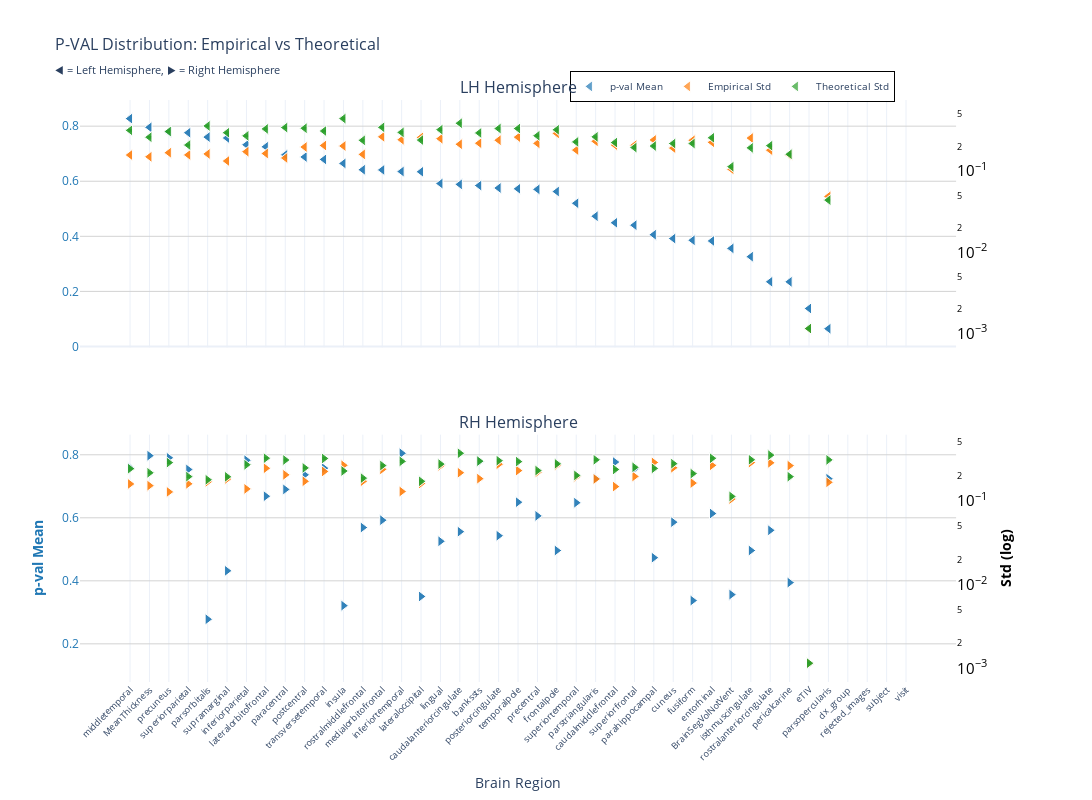
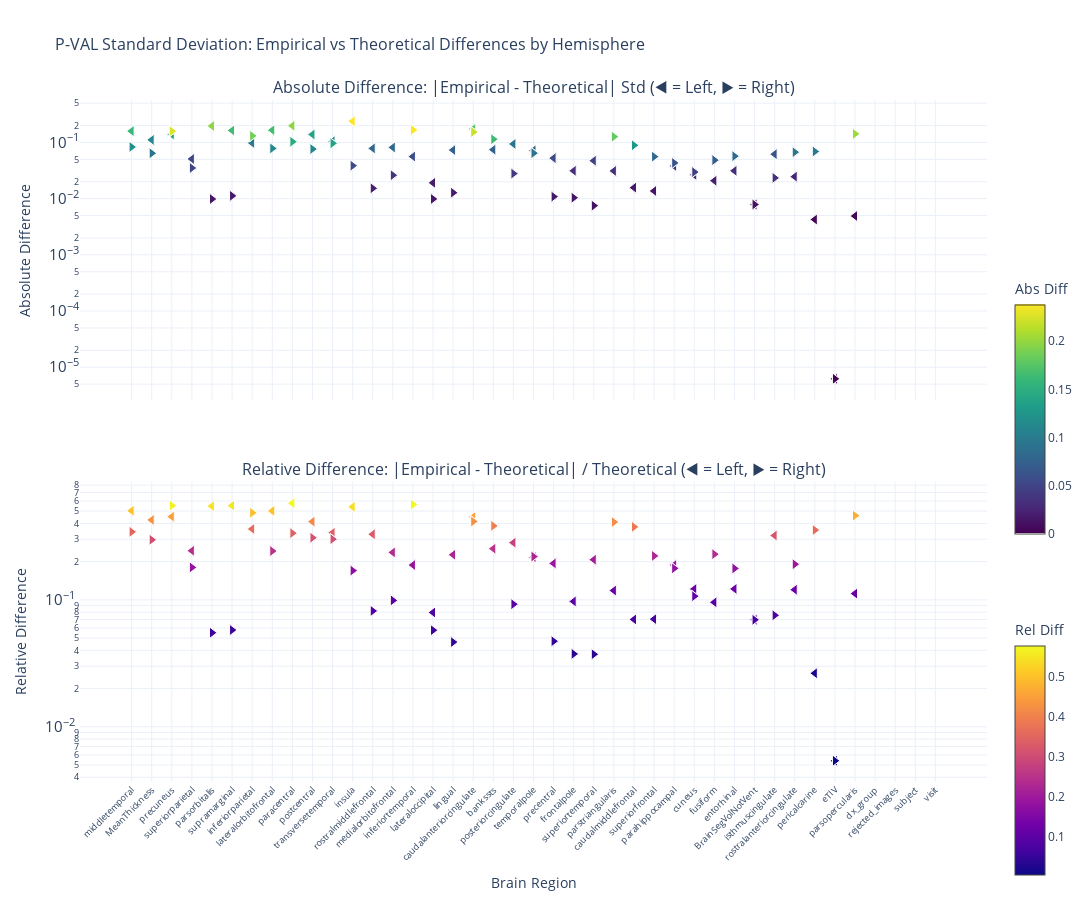

The notebook cell saved with these charts, in order:
### Markdown cell above
### p-value

### Code cell
nu_nav = df_navr[(df_navr["study"] == "longitudinal") & (df_navr["group"] == "HC-PD")]
data_path = stats_dir / f"ancova_longitudinal_{METRIC}.parquet"
df, stats = get_test_stats(
    data_path, stat_functions_F, nu_nav, hemisphere=True, study="longitudinal"
)
show_figure(
    stats, hemisphere=True, stat_name="p-val", study="longitudinal", metric=METRIC
)

### Figure 1 — Plotly figure (JSON) as saved in the notebook; plotly's stock layout.template omitted (floating-point values rounded to 4 significant figures)
{"data": [{"hovertemplate": "<b>%{x}</b><br>Mean p-val: %{y:.2f}<br><extra></extra>", "legendgroup": "mean", "marker": {"color": "#1f77b4", "line": {"color": "white", "width": 1}, "opacity": 0.7, "size": 10, "symbol": "triangle-left"}, "mode": "markers", "name": "p-val Mean", "showlegend": true, "type": "scatter", "x": ["middletemporal", "middletemporal", "MeanThickness", "MeanThickness", "precuneus", "precuneus", "superiorparietal", "superiorparietal", "parsorbitalis", "parsorbitalis", "supramarginal", "supramarginal", "inferiorparietal", "inferiorparietal", "lateralorbitofrontal", "lateralorbitofrontal", "paracentral", "paracentral", "postcentral", "postcentral", "transversetemporal", "transversetemporal", "insula", "insula", "rostralmiddlefrontal", "rostralmiddlefrontal", "medialorbitofrontal", "medialorbitofrontal", "inferiortemporal", "inferiortemporal", "lateraloccipital", "lateraloccipital", "lingual", "lingual", "caudalanteriorcingulate", "caudalanteriorcingulate", "bankssts", "bankssts", "posteriorcingulate", "posteriorcingulate", "temporalpole", "temporalpole", "precentral", "precentral", "frontalpole", "frontalpole", "superiortemporal", "superiortemporal", "parstriangularis", "parstriangularis", "caudalmiddlefrontal", "caudalmiddlefrontal", "superiorfrontal", "superiorfrontal", "parahippocampal", "parahippocampal", "cuneus", "cuneus", "fusiform", "fusiform", "entorhinal", "entorhinal", "BrainSegVolNotVent", "BrainSegVolNotVent", "isthmuscingulate", "isthmuscingulate", "rostralanteriorcingulate", "rostralanteriorcingulate", "pericalcarine", "pericalcarine", "eTIV", "eTIV", "parsopercularis", "parsopercularis", "dx_group", "rejected_images", "subject", "visit"], "xaxis": "x", "y": [0.8274, 0.8274, 0.7958, 0.7958, 0.779, 0.779, 0.7762, 0.7762, 0.7603, 0.7603, 0.757, 0.757, 0.7324, 0.7324, 0.7251, 0.7251, 0.6958, 0.6958, 0.6881, 0.6881, 0.6792, 0.6792, 0.6647, 0.6647, 0.6417, 0.6417, 0.6411, 0.6411, 0.6352, 0.6352, 0.6344, 0.6344, 0.5916, 0.5916, 0.5886, 0.5886, 0.5844, 0.5844, 0.5754, 0.5754, 0.5726, 0.5726, 0.5705, 0.5705, 0.5626, 0.5626, 0.52, 0.52, 0.473, 0.473, 0.4492, 0.4492, 0.4405, 0.4405, 0.4059, 0.4059, 0.3918, 0.3918, 0.3856, 0.3856, 0.3832, 0.3832, 0.3562, 0.3562, 0.3261, 0.3261, 0.2349, 0.2349, 0.2346, 0.2346, 0.1379, 0.1379, 0.06442, 0.06442, NaN, NaN, NaN, NaN], "yaxis": "y"}, {"hovertemplate": "<b>%{x}</b><br>Empirical Std: %{y:.3f}<br><extra></extra>", "legendgroup": "empirical", "marker": {"color": "#ff7f0e", "line": {"color": "white", "width": 1}, "opacity": 0.7, "size": 10, "symbol": "triangle-left"}, "mode": "markers", "name": "Empirical Std", "showlegend": true, "type": "scatter", "x": ["middletemporal", "middletemporal", "MeanThickness", "MeanThickness", "precuneus", "precuneus", "superiorparietal", "superiorparietal", "parsorbitalis", "parsorbitalis", "supramarginal", "supramarginal", "inferiorparietal", "inferiorparietal", "lateralorbitofrontal", "lateralorbitofrontal", "paracentral", "paracentral", "postcentral", "postcentral", "transversetemporal", "transversetemporal", "insula", "insula", "rostralmiddlefrontal", "rostralmiddlefrontal", "medialorbitofrontal", "medialorbitofrontal", "inferiortemporal", "inferiortemporal", "lateraloccipital", "lateraloccipital", "lingual", "lingual", "caudalanteriorcingulate", "caudalanteriorcingulate", "bankssts", "bankssts", "posteriorcingulate", "posteriorcingulate", "temporalpole", "temporalpole", "precentral", "precentral", "frontalpole", "frontalpole", "superiortemporal", "superiortemporal", "parstriangularis", "parstriangularis", "caudalmiddlefrontal", "caudalmiddlefrontal", "superiorfrontal", "superiorfrontal", "parahippocampal", "parahippocampal", "cuneus", "cuneus", "fusiform", "fusiform", "entorhinal", "entorhinal", "BrainSegVolNotVent", "BrainSegVolNotVent", "isthmuscingulate", "isthmuscingulate", "rostralanteriorcingulate", "rostralanteriorcingulate", "pericalcarine", "pericalcarine", "eTIV", "eTIV", "parsopercularis", "parsopercularis", "dx_group", "rejected_images", "subject", "visit"], "xaxis": "x", "y": [0.1573, 0.1573, 0.1495, 0.1495, 0.1679, 0.1679, 0.1578, 0.1578, 0.1622, 0.1622, 0.1327, 0.1327, 0.1729, 0.1729, 0.1643, 0.1643, 0.1447, 0.1447, 0.1974, 0.1974, 0.2059, 0.2059, 0.2031, 0.2031, 0.1601, 0.1601, 0.2633, 0.2633, 0.2426, 0.2426, 0.2594, 0.2594, 0.2497, 0.2497, 0.2136, 0.2136, 0.2197, 0.2197, 0.2394, 0.2394, 0.2611, 0.2611, 0.2189, 0.2189, 0.2905, 0.2905, 0.181, 0.181, 0.232, 0.232, 0.2083, 0.2083, 0.208, 0.208, 0.2411, 0.2411, 0.1914, 0.1914, 0.2387, 0.2387, 0.2254, 0.2254, 0.1051, 0.1051, 0.2545, 0.2545, 0.1805, 0.1805, 0.1565, 0.1565, 0.001145, 0.001145, 0.04872, 0.04872, NaN, NaN, NaN, NaN], "yaxis": "y2"}, {"error_y": {"array": [0.006262, 0.006262, 0.005158, 0.005158, 0.006064, 0.006064, 0.004128, 0.004128, 0.007093, 0.007093, 0.005861, 0.005861, 0.005358, 0.005358, 0.006525, 0.006525, 0.006775, 0.006775, 0.006653, 0.006653, 0.006146, 0.006146, 0.008735, 0.008735, 0.004719, 0.004719, 0.006823, 0.006823, 0.005912, 0.005912, 0.004755, 0.004755, 0.006389, 0.006389, 0.007666, 0.007666, 0.005819, 0.005819, 0.006598, 0.006598, 0.006596, 0.006596, 0.005374, 0.005374, 0.006368, 0.006368, 0.004517, 0.004517, 0.005207, 0.005207, 0.004433, 0.004433, 0.003846, 0.003846, 0.004018, 0.004018, 0.004313, 0.004313, 0.004312, 0.004312, 0.00508, 0.00508, 0.002237, 0.002237, 0.003812, 0.003812, 0.00406, 0.00406, 0.003182, 0.003182, 2.278e-05, 2.278e-05, 0.0008672, 0.0008672, NaN, NaN, NaN, NaN], "arrayminus": [0.006138, 0.006138, 0.005056, 0.005056, 0.005944, 0.005944, 0.004047, 0.004047, 0.006953, 0.006953, 0.005745, 0.005745, 0.005252, 0.005252, 0.006396, 0.006396, 0.006641, 0.006641, 0.006522, 0.006522, 0.006025, 0.006025, 0.008562, 0.008562, 0.004626, 0.004626, 0.006688, 0.006688, 0.005795, 0.005795, 0.004661, 0.004661, 0.006262, 0.006262, 0.007514, 0.007514, 0.005704, 0.005704, 0.006468, 0.006468, 0.006465, 0.006465, 0.005268, 0.005268, 0.006242, 0.006242, 0.004428, 0.004428, 0.005104, 0.005104, 0.004345, 0.004345, 0.00377, 0.00377, 0.003938, 0.003938, 0.004227, 0.004227, 0.004226, 0.004226, 0.004979, 0.004979, 0.002192, 0.002192, 0.003737, 0.003737, 0.00398, 0.00398, 0.003119, 0.003119, 2.233e-05, 2.233e-05, 0.00085, 0.00085, NaN, NaN, NaN, NaN], "color": "#2ca02c", "thickness": 1, "type": "data", "visible": true, "width": 2}, "hovertemplate": "<b>%{x}</b><br>Theoretical Std: %{y:.3f}<br><extra></extra>", "legendgroup": "theoretical", "marker": {"color": "#2ca02c", "line": {"color": "white", "width": 1}, "opacity": 0.7, "size": 10, "symbol": "triangle-left"}, "mode": "markers", "name": "Theoretical Std", "showlegend": true, "type": "scatter", "x": ["middletemporal", "middletemporal", "MeanThickness", "MeanThickness", "precuneus", "precuneus", "superiorparietal", "superiorparietal", "parsorbitalis", "parsorbitalis", "supramarginal", "supramarginal", "inferiorparietal", "inferiorparietal", "lateralorbitofrontal", "lateralorbitofrontal", "paracentral", "paracentral", "postcentral", "postcentral", "transversetemporal", "transversetemporal", "insula", "insula", "rostralmiddlefrontal", "rostralmiddlefrontal", "medialorbitofrontal", "medialorbitofrontal", "inferiortemporal", "inferiortemporal", "lateraloccipital", "lateraloccipital", "lingual", "lingual", "caudalanteriorcingulate", "caudalanteriorcingulate", "bankssts", "bankssts", "posteriorcingulate", "posteriorcingulate", "temporalpole", "temporalpole", "precentral", "precentral", "frontalpole", "frontalpole", "superiortemporal", "superiortemporal", "parstriangularis", "parstriangularis", "caudalmiddlefrontal", "caudalmiddlefrontal", "superiorfrontal", "superiorfrontal", "parahippocampal", "parahippocampal", "cuneus", "cuneus", "fusiform", "fusiform", "entorhinal", "entorhinal", "BrainSegVolNotVent", "BrainSegVolNotVent", "isthmuscingulate", "isthmuscingulate", "rostralanteriorcingulate", "rostralanteriorcingulate", "pericalcarine", "pericalcarine", "eTIV", "eTIV", "parsopercularis", "parsopercularis", "dx_group", "rejected_images", "subject", "visit"], "xaxis": "x", "y": [0.3164, 0.3164, 0.2606, 0.2606, 0.3064, 0.3064, 0.2086, 0.2086, 0.3584, 0.3584, 0.2961, 0.2961, 0.2707, 0.2707, 0.3296, 0.3296, 0.3423, 0.3423, 0.3361, 0.3361, 0.3105, 0.3105, 0.4413, 0.4413, 0.2384, 0.2384, 0.3447, 0.3447, 0.2987, 0.2987, 0.2402, 0.2402, 0.3228, 0.3228, 0.3873, 0.3873, 0.294, 0.294, 0.3334, 0.3334, 0.3332, 0.3332, 0.2715, 0.2715, 0.3217, 0.3217, 0.2282, 0.2282, 0.2631, 0.2631, 0.224, 0.224, 0.1943, 0.1943, 0.203, 0.203, 0.2179, 0.2179, 0.2178, 0.2178, 0.2566, 0.2566, 0.113, 0.113, 0.1926, 0.1926, 0.2051, 0.2051, 0.1607, 0.1607, 0.001151, 0.001151, 0.04381, 0.04381, NaN, NaN, NaN, NaN], "yaxis": "y2"}, {"hovertemplate": "<b>%{x}</b><br>Mean p-val: %{y:.2f}<br><extra></extra>", "legendgroup": "mean", "marker": {"color": "#1f77b4", "line": {"color": "white", "width": 1}, "opacity": 0.7, "size": 10, "symbol": "triangle-right"}, "mode": "markers", "name": "p-val Mean", "showlegend": false, "type": "scatter", "x": ["inferiortemporal", "inferiortemporal", "MeanThickness", "MeanThickness", "precuneus", "precuneus", "inferiorparietal", "inferiorparietal", "bankssts", "bankssts", "caudalmiddlefrontal", "caudalmiddlefrontal", "middletemporal", "middletemporal", "transversetemporal", "transversetemporal", "superiorfrontal", "superiorfrontal", "superiorparietal", "superiorparietal", "postcentral", "postcentral", "parstriangularis", "parstriangularis", "parsopercularis", "parsopercularis", "paracentral", "paracentral", "lateralorbitofrontal", "lateralorbitofrontal", "temporalpole", "temporalpole", "superiortemporal", "superiortemporal", "entorhinal", "entorhinal", "precentral", "precentral", "medialorbitofrontal", "medialorbitofrontal", "cuneus", "cuneus", "rostralmiddlefrontal", "rostralmiddlefrontal", "rostralanteriorcingulate", "rostralanteriorcingulate", "caudalanteriorcingulate", "caudalanteriorcingulate", "posteriorcingulate", "posteriorcingulate", "lingual", "lingual", "isthmuscingulate", "isthmuscingulate", "frontalpole", "frontalpole", "parahippocampal", "parahippocampal", "supramarginal", "supramarginal", "pericalcarine", "pericalcarine", "BrainSegVolNotVent", "BrainSegVolNotVent", "lateraloccipital", "lateraloccipital", "fusiform", "fusiform", "insula", "insula", "parsorbitalis", "parsorbitalis", "eTIV", "eTIV", "dx_group", "rejected_images", "subject", "visit"], "xaxis": "x2", "y": [0.8048, 0.8048, 0.7972, 0.7972, 0.7905, 0.7905, 0.7827, 0.7827, 0.779, 0.779, 0.7769, 0.7769, 0.7592, 0.7592, 0.7576, 0.7576, 0.7553, 0.7553, 0.7534, 0.7534, 0.7364, 0.7364, 0.7244, 0.7244, 0.7243, 0.7243, 0.6901, 0.6901, 0.6685, 0.6685, 0.6495, 0.6495, 0.6479, 0.6479, 0.6136, 0.6136, 0.6061, 0.6061, 0.5924, 0.5924, 0.5862, 0.5862, 0.5691, 0.5691, 0.5603, 0.5603, 0.556, 0.556, 0.5432, 0.5432, 0.5255, 0.5255, 0.4962, 0.4962, 0.4961, 0.4961, 0.4735, 0.4735, 0.4317, 0.4317, 0.3944, 0.3944, 0.3562, 0.3562, 0.3503, 0.3503, 0.3373, 0.3373, 0.3212, 0.3212, 0.2779, 0.2779, 0.1379, 0.1379, NaN, NaN, NaN, NaN], "yaxis": "y3"}, {"hovertemplate": "<b>%{x}</b><br>Empirical Std: %{y:.3f}<br><extra></extra>", "legendgroup": "empirical", "marker": {"color": "#ff7f0e", "line": {"color": "white", "width": 1}, "opacity": 0.7, "size": 10, "symbol": "triangle-right"}, "mode": "markers", "name": "Empirical Std", "showlegend": false, "type": "scatter", "x": ["inferiortemporal", "inferiortemporal", "MeanThickness", "MeanThickness", "precuneus", "precuneus", "inferiorparietal", "inferiorparietal", "bankssts", "bankssts", "caudalmiddlefrontal", "caudalmiddlefrontal", "middletemporal", "middletemporal", "transversetemporal", "transversetemporal", "superiorfrontal", "superiorfrontal", "superiorparietal", "superiorparietal", "postcentral", "postcentral", "parstriangularis", "parstriangularis", "parsopercularis", "parsopercularis", "paracentral", "paracentral", "lateralorbitofrontal", "lateralorbitofrontal", "temporalpole", "temporalpole", "superiortemporal", "superiortemporal", "entorhinal", "entorhinal", "precentral", "precentral", "medialorbitofrontal", "medialorbitofrontal", "cuneus", "cuneus", "rostralmiddlefrontal", "rostralmiddlefrontal", "rostralanteriorcingulate", "rostralanteriorcingulate", "caudalanteriorcingulate", "caudalanteriorcingulate", "posteriorcingulate", "posteriorcingulate", "lingual", "lingual", "isthmuscingulate", "isthmuscingulate", "frontalpole", "frontalpole", "parahippocampal", "parahippocampal", "supramarginal", "supramarginal", "pericalcarine", "pericalcarine", "BrainSegVolNotVent", "BrainSegVolNotVent", "lateraloccipital", "lateraloccipital", "fusiform", "fusiform", "insula", "insula", "parsorbitalis", "parsorbitalis", "eTIV", "eTIV", "dx_group", "rejected_images", "subject", "visit"], "xaxis": "x2", "y": [0.1293, 0.1293, 0.152, 0.152, 0.1279, 0.1279, 0.1389, 0.1389, 0.1841, 0.1841, 0.148, 0.148, 0.1591, 0.1591, 0.2244, 0.2244, 0.1958, 0.1958, 0.1597, 0.1597, 0.1712, 0.1712, 0.1825, 0.1825, 0.1665, 0.1665, 0.2045, 0.2045, 0.245, 0.245, 0.2298, 0.2298, 0.1938, 0.1938, 0.2655, 0.2655, 0.2191, 0.2191, 0.2379, 0.2379, 0.2485, 0.2485, 0.1715, 0.1715, 0.2846, 0.2846, 0.2169, 0.2169, 0.2739, 0.2739, 0.262, 0.262, 0.2863, 0.2863, 0.2663, 0.2663, 0.2875, 0.2875, 0.1825, 0.1825, 0.2633, 0.2633, 0.1051, 0.1051, 0.1613, 0.1613, 0.1631, 0.1631, 0.266, 0.266, 0.1688, 0.1688, 0.001145, 0.001145, NaN, NaN, NaN, NaN], "yaxis": "y4"}, {"error_y": {"array": [0.005862, 0.005862, 0.004279, 0.004279, 0.005666, 0.005666, 0.005338, 0.005338, 0.005901, 0.005901, 0.004691, 0.004691, 0.004794, 0.004794, 0.00635, 0.00635, 0.004979, 0.004979, 0.003855, 0.003855, 0.004899, 0.004899, 0.00612, 0.00612, 0.006106, 0.006106, 0.006086, 0.006086, 0.006399, 0.006399, 0.005825, 0.005825, 0.003983, 0.003983, 0.006383, 0.006383, 0.004551, 0.004551, 0.005226, 0.005226, 0.005507, 0.005507, 0.003696, 0.003696, 0.006961, 0.006961, 0.007326, 0.007326, 0.005974, 0.005974, 0.005438, 0.005438, 0.00613, 0.00613, 0.005477, 0.005477, 0.004835, 0.004835, 0.003834, 0.003834, 0.003849, 0.003849, 0.002237, 0.002237, 0.003388, 0.003388, 0.004187, 0.004187, 0.0045, 0.0045, 0.003536, 0.003536, 2.278e-05, 2.278e-05, NaN, NaN, NaN, NaN], "arrayminus": [0.005746, 0.005746, 0.004194, 0.004194, 0.005554, 0.005554, 0.005233, 0.005233, 0.005784, 0.005784, 0.004598, 0.004598, 0.004699, 0.004699, 0.006225, 0.006225, 0.004881, 0.004881, 0.003779, 0.003779, 0.004802, 0.004802, 0.005999, 0.005999, 0.005985, 0.005985, 0.005966, 0.005966, 0.006272, 0.006272, 0.00571, 0.00571, 0.003905, 0.003905, 0.006257, 0.006257, 0.004461, 0.004461, 0.005123, 0.005123, 0.005398, 0.005398, 0.003623, 0.003623, 0.006824, 0.006824, 0.007181, 0.007181, 0.005856, 0.005856, 0.005331, 0.005331, 0.006009, 0.006009, 0.005368, 0.005368, 0.004739, 0.004739, 0.003759, 0.003759, 0.003772, 0.003772, 0.002192, 0.002192, 0.003322, 0.003322, 0.004104, 0.004104, 0.004411, 0.004411, 0.003466, 0.003466, 2.233e-05, 2.233e-05, NaN, NaN, NaN, NaN], "color": "#2ca02c", "thickness": 1, "type": "data", "visible": true, "width": 2}, "hovertemplate": "<b>%{x}</b><br>Theoretical Std: %{y:.3f}<br><extra></extra>", "legendgroup": "theoretical", "marker": {"color": "#2ca02c", "line": {"color": "white", "width": 1}, "opacity": 0.7, "size": 10, "symbol": "triangle-right"}, "mode": "markers", "name": "Theoretical Std", "showlegend": false, "type": "scatter", "x": ["inferiortemporal", "inferiortemporal", "MeanThickness", "MeanThickness", "precuneus", "precuneus", "inferiorparietal", "inferiorparietal", "bankssts", "bankssts", "caudalmiddlefrontal", "caudalmiddlefrontal", "middletemporal", "middletemporal", "transversetemporal", "transversetemporal", "superiorfrontal", "superiorfrontal", "superiorparietal", "superiorparietal", "postcentral", "postcentral", "parstriangularis", "parstriangularis", "parsopercularis", "parsopercularis", "paracentral", "paracentral", "lateralorbitofrontal", "lateralorbitofrontal", "temporalpole", "temporalpole", "superiortemporal", "superiortemporal", "entorhinal", "entorhinal", "precentral", "precentral", "medialorbitofrontal", "medialorbitofrontal", "cuneus", "cuneus", "rostralmiddlefrontal", "rostralmiddlefrontal", "rostralanteriorcingulate", "rostralanteriorcingulate", "caudalanteriorcingulate", "caudalanteriorcingulate", "posteriorcingulate", "posteriorcingulate", "lingual", "lingual", "isthmuscingulate", "isthmuscingulate", "frontalpole", "frontalpole", "parahippocampal", "parahippocampal", "supramarginal", "supramarginal", "pericalcarine", "pericalcarine", "BrainSegVolNotVent", "BrainSegVolNotVent", "lateraloccipital", "lateraloccipital", "fusiform", "fusiform", "insula", "insula", "parsorbitalis", "parsorbitalis", "eTIV", "eTIV", "dx_group", "rejected_images", "subject", "visit"], "xaxis": "x2", "y": [0.2962, 0.2962, 0.2162, 0.2162, 0.2863, 0.2863, 0.2697, 0.2697, 0.2981, 0.2981, 0.237, 0.237, 0.2422, 0.2422, 0.3208, 0.3208, 0.2516, 0.2516, 0.1948, 0.1948, 0.2475, 0.2475, 0.3092, 0.3092, 0.3085, 0.3085, 0.3075, 0.3075, 0.3233, 0.3233, 0.2943, 0.2943, 0.2013, 0.2013, 0.3225, 0.3225, 0.2299, 0.2299, 0.2641, 0.2641, 0.2782, 0.2782, 0.1867, 0.1867, 0.3517, 0.3517, 0.3701, 0.3701, 0.3018, 0.3018, 0.2748, 0.2748, 0.3097, 0.3097, 0.2767, 0.2767, 0.2443, 0.2443, 0.1937, 0.1937, 0.1944, 0.1944, 0.113, 0.113, 0.1712, 0.1712, 0.2115, 0.2115, 0.2273, 0.2273, 0.1787, 0.1787, 0.001151, 0.001151, NaN, NaN, NaN, NaN], "yaxis": "y4"}], "layout": {"annotations": [{"font": {"size": 16}, "showarrow": false, "text": "LH Hemisphere", "x": 0.47, "xanchor": "center", "xref": "paper", "y": 1, "yanchor": "bottom", "yref": "paper"}, {"font": {"size": 16}, "showarrow": false, "text": "RH Hemisphere", "x": 0.47, "xanchor": "center", "xref": "paper", "y": 0.425, "yanchor": "bottom", "yref": "paper"}], "height": 800, "hovermode": "x", "legend": {"bgcolor": "rgba(255, 255, 255, 0.9)", "bordercolor": "black", "borderwidth": 1, "font": {"size": 10}, "orientation": "h", "x": 0.7, "xanchor": "center", "y": 1.05}, "title": {"font": {"size": 16}, "text": "P-VAL Distribution: Empirical vs Theoretical<br><sub>◀ = Left Hemisphere, ▶ = Right Hemisphere</sub>"}, "width": 1400, "xaxis": {"anchor": "y", "domain": [0, 0.94], "matches": "x2", "showticklabels": false}, "xaxis2": {"anchor": "y3", "domain": [0, 0.94], "tickangle": -45, "tickfont": {"size": 9}, "title": {"text": "Brain Region"}}, "yaxis": {"anchor": "x", "domain": [0.575, 1], "gridcolor": "lightgray", "showgrid": true, "tickfont": {"color": "#1f77b4"}, "title": {"font": {"color": "#1f77b4"}, "text": ""}}, "yaxis2": {"anchor": "x", "exponentformat": "power", "overlaying": "y", "showgrid": false, "side": "right", "tickfont": {"color": "black"}, "title": {"font": {"color": "black"}, "text": ""}, "type": "log"}, "yaxis3": {"anchor": "x2", "domain": [0, 0.425], "gridcolor": "lightgray", "showgrid": true, "tickfont": {"color": "#1f77b4"}, "title": {"font": {"color": "#1f77b4"}, "text": "<b>p-val Mean</b>"}}, "yaxis4": {"anchor": "x2", "exponentformat": "power", "overlaying": "y3", "showgrid": false, "side": "right", "tickfont": {"color": "black"}, "title": {"font": {"color": "black"}, "text": "<b>Std (log)</b>"}, "type": "log"}}}

### Figure 2 — Plotly figure (JSON) as saved in the notebook; plotly's stock layout.template omitted (floating-point values rounded to 4 significant figures)
{"data": [{"hovertemplate": "<b>%{x}</b><br>Hemisphere: %{text}<br>Abs Diff: %{y:.4f}<br><extra></extra>", "legendgroup": "abs_lh", "marker": {"color": [0.1591, 0.1591, 0.1111, 0.1111, 0.1384, 0.1384, 0.05079, 0.05079, 0.1961, 0.1961, 0.1634, 0.1634, 0.09776, 0.09776, 0.1654, 0.1654, 0.1976, 0.1976, 0.1387, 0.1387, 0.1046, 0.1046, 0.2382, 0.2382, 0.07832, 0.07832, 0.08143, 0.08143, 0.05612, 0.05612, 0.0191, 0.0191, 0.07309, 0.07309, 0.1737, 0.1737, 0.07433, 0.07433, 0.09402, 0.09402, 0.07218, 0.07218, 0.05259, 0.05259, 0.03126, 0.03126, 0.04727, 0.04727, 0.03113, 0.03113, 0.0157, 0.0157, 0.01369, 0.01369, 0.03813, 0.03813, 0.02649, 0.02649, 0.02083, 0.02083, 0.03128, 0.03128, 0.007868, 0.007868, 0.06186, 0.06186, 0.02464, 0.02464, 0.004244, 0.004244, 6.217e-06, 6.217e-06, 0.004906, 0.004906, NaN, NaN, NaN, NaN], "colorbar": {"len": 0.4, "title": {"text": "Abs Diff"}, "y": 0.75, "yanchor": "top"}, "colorscale": [[0, "#440154"], [0.1111, "#482878"], [0.2222, "#3e4989"], [0.3333, "#31688e"], [0.4444, "#26828e"], [0.5556, "#1f9e89"], [0.6667, "#35b779"], [0.7778, "#6ece58"], [0.8889, "#b5de2b"], [1, "#fde725"]], "line": {"color": "white", "width": 1}, "showscale": true, "size": 10, "symbol": "triangle-left"}, "mode": "markers", "name": "Absolute (lh)", "showlegend": false, "text": ["lh", "lh", "lh", "lh", "lh", "lh", "lh", "lh", "lh", "lh", "lh", "lh", "lh", "lh", "lh", "lh", "lh", "lh", "lh", "lh", "lh", "lh", "lh", "lh", "lh", "lh", "lh", "lh", "lh", "lh", "lh", "lh", "lh", "lh", "lh", "lh", "lh", "lh", "lh", "lh", "lh", "lh", "lh", "lh", "lh", "lh", "lh", "lh", "lh", "lh", "lh", "lh", "lh", "lh", "lh", "lh", "lh", "lh", "lh", "lh", "lh", "lh", "lh", "lh", "lh", "lh", "lh", "lh", "lh", "lh", "lh", "lh", "lh", "lh", "lh", "lh", "lh", "lh"], "type": "scatter", "x": ["middletemporal", "middletemporal", "MeanThickness", "MeanThickness", "precuneus", "precuneus", "superiorparietal", "superiorparietal", "parsorbitalis", "parsorbitalis", "supramarginal", "supramarginal", "inferiorparietal", "inferiorparietal", "lateralorbitofrontal", "lateralorbitofrontal", "paracentral", "paracentral", "postcentral", "postcentral", "transversetemporal", "transversetemporal", "insula", "insula", "rostralmiddlefrontal", "rostralmiddlefrontal", "medialorbitofrontal", "medialorbitofrontal", "inferiortemporal", "inferiortemporal", "lateraloccipital", "lateraloccipital", "lingual", "lingual", "caudalanteriorcingulate", "caudalanteriorcingulate", "bankssts", "bankssts", "posteriorcingulate", "posteriorcingulate", "temporalpole", "temporalpole", "precentral", "precentral", "frontalpole", "frontalpole", "superiortemporal", "superiortemporal", "parstriangularis", "parstriangularis", "caudalmiddlefrontal", "caudalmiddlefrontal", "superiorfrontal", "superiorfrontal", "parahippocampal", "parahippocampal", "cuneus", "cuneus", "fusiform", "fusiform", "entorhinal", "entorhinal", "BrainSegVolNotVent", "BrainSegVolNotVent", "isthmuscingulate", "isthmuscingulate", "rostralanteriorcingulate", "rostralanteriorcingulate", "pericalcarine", "pericalcarine", "eTIV", "eTIV", "parsopercularis", "parsopercularis", "dx_group", "rejected_images", "subject", "visit"], "xaxis": "x", "y": [0.1591, 0.1591, 0.1111, 0.1111, 0.1384, 0.1384, 0.05079, 0.05079, 0.1961, 0.1961, 0.1634, 0.1634, 0.09776, 0.09776, 0.1654, 0.1654, 0.1976, 0.1976, 0.1387, 0.1387, 0.1046, 0.1046, 0.2382, 0.2382, 0.07832, 0.07832, 0.08143, 0.08143, 0.05612, 0.05612, 0.0191, 0.0191, 0.07309, 0.07309, 0.1737, 0.1737, 0.07433, 0.07433, 0.09402, 0.09402, 0.07218, 0.07218, 0.05259, 0.05259, 0.03126, 0.03126, 0.04727, 0.04727, 0.03113, 0.03113, 0.0157, 0.0157, 0.01369, 0.01369, 0.03813, 0.03813, 0.02649, 0.02649, 0.02083, 0.02083, 0.03128, 0.03128, 0.007868, 0.007868, 0.06186, 0.06186, 0.02464, 0.02464, 0.004244, 0.004244, 6.217e-06, 6.217e-06, 0.004906, 0.004906, NaN, NaN, NaN, NaN], "yaxis": "y"}, {"hovertemplate": "<b>%{x}</b><br>Hemisphere: %{text}<br>Rel Diff: %{y:.2%}<br><extra></extra>", "legendgroup": "rel_lh", "marker": {"color": [0.5029, 0.5029, 0.4262, 0.4262, 0.4518, 0.4518, 0.2435, 0.2435, 0.5473, 0.5473, 0.5518, 0.5518, 0.3612, 0.3612, 0.5017, 0.5017, 0.5772, 0.5772, 0.4127, 0.4127, 0.3369, 0.3369, 0.5398, 0.5398, 0.3285, 0.3285, 0.2362, 0.2362, 0.1879, 0.1879, 0.07952, 0.07952, 0.2264, 0.2264, 0.4484, 0.4484, 0.2528, 0.2528, 0.282, 0.282, 0.2166, 0.2166, 0.1937, 0.1937, 0.09716, 0.09716, 0.2071, 0.2071, 0.1183, 0.1183, 0.07009, 0.07009, 0.07045, 0.07045, 0.1878, 0.1878, 0.1216, 0.1216, 0.09561, 0.09561, 0.1219, 0.1219, 0.06963, 0.06963, 0.3212, 0.3212, 0.1201, 0.1201, 0.0264, 0.0264, 0.005402, 0.005402, 0.112, 0.112, NaN, NaN, NaN, NaN], "colorbar": {"len": 0.4, "title": {"text": "Rel Diff"}, "y": 0.25, "yanchor": "top"}, "colorscale": [[0, "#0d0887"], [0.1111, "#46039f"], [0.2222, "#7201a8"], [0.3333, "#9c179e"], [0.4444, "#bd3786"], [0.5556, "#d8576b"], [0.6667, "#ed7953"], [0.7778, "#fb9f3a"], [0.8889, "#fdca26"], [1, "#f0f921"]], "line": {"color": "white", "width": 1}, "showscale": true, "size": 10, "symbol": "triangle-left"}, "mode": "markers", "name": "Relative (lh)", "showlegend": false, "text": ["lh", "lh", "lh", "lh", "lh", "lh", "lh", "lh", "lh", "lh", "lh", "lh", "lh", "lh", "lh", "lh", "lh", "lh", "lh", "lh", "lh", "lh", "lh", "lh", "lh", "lh", "lh", "lh", "lh", "lh", "lh", "lh", "lh", "lh", "lh", "lh", "lh", "lh", "lh", "lh", "lh", "lh", "lh", "lh", "lh", "lh", "lh", "lh", "lh", "lh", "lh", "lh", "lh", "lh", "lh", "lh", "lh", "lh", "lh", "lh", "lh", "lh", "lh", "lh", "lh", "lh", "lh", "lh", "lh", "lh", "lh", "lh", "lh", "lh", "lh", "lh", "lh", "lh"], "type": "scatter", "x": ["middletemporal", "middletemporal", "MeanThickness", "MeanThickness", "precuneus", "precuneus", "superiorparietal", "superiorparietal", "parsorbitalis", "parsorbitalis", "supramarginal", "supramarginal", "inferiorparietal", "inferiorparietal", "lateralorbitofrontal", "lateralorbitofrontal", "paracentral", "paracentral", "postcentral", "postcentral", "transversetemporal", "transversetemporal", "insula", "insula", "rostralmiddlefrontal", "rostralmiddlefrontal", "medialorbitofrontal", "medialorbitofrontal", "inferiortemporal", "inferiortemporal", "lateraloccipital", "lateraloccipital", "lingual", "lingual", "caudalanteriorcingulate", "caudalanteriorcingulate", "bankssts", "bankssts", "posteriorcingulate", "posteriorcingulate", "temporalpole", "temporalpole", "precentral", "precentral", "frontalpole", "frontalpole", "superiortemporal", "superiortemporal", "parstriangularis", "parstriangularis", "caudalmiddlefrontal", "caudalmiddlefrontal", "superiorfrontal", "superiorfrontal", "parahippocampal", "parahippocampal", "cuneus", "cuneus", "fusiform", "fusiform", "entorhinal", "entorhinal", "BrainSegVolNotVent", "BrainSegVolNotVent", "isthmuscingulate", "isthmuscingulate", "rostralanteriorcingulate", "rostralanteriorcingulate", "pericalcarine", "pericalcarine", "eTIV", "eTIV", "parsopercularis", "parsopercularis", "dx_group", "rejected_images", "subject", "visit"], "xaxis": "x2", "y": [0.5029, 0.5029, 0.4262, 0.4262, 0.4518, 0.4518, 0.2435, 0.2435, 0.5473, 0.5473, 0.5518, 0.5518, 0.3612, 0.3612, 0.5017, 0.5017, 0.5772, 0.5772, 0.4127, 0.4127, 0.3369, 0.3369, 0.5398, 0.5398, 0.3285, 0.3285, 0.2362, 0.2362, 0.1879, 0.1879, 0.07952, 0.07952, 0.2264, 0.2264, 0.4484, 0.4484, 0.2528, 0.2528, 0.282, 0.282, 0.2166, 0.2166, 0.1937, 0.1937, 0.09716, 0.09716, 0.2071, 0.2071, 0.1183, 0.1183, 0.07009, 0.07009, 0.07045, 0.07045, 0.1878, 0.1878, 0.1216, 0.1216, 0.09561, 0.09561, 0.1219, 0.1219, 0.06963, 0.06963, 0.3212, 0.3212, 0.1201, 0.1201, 0.0264, 0.0264, 0.005402, 0.005402, 0.112, 0.112, NaN, NaN, NaN, NaN], "yaxis": "y2"}, {"hovertemplate": "<b>%{x}</b><br>Hemisphere: %{text}<br>Abs Diff: %{y:.4f}<br><extra></extra>", "legendgroup": "abs_rh", "marker": {"color": [0.1669, 0.1669, 0.0642, 0.0642, 0.1584, 0.1584, 0.1308, 0.1308, 0.114, 0.114, 0.08897, 0.08897, 0.08309, 0.08309, 0.09641, 0.09641, 0.05579, 0.05579, 0.03506, 0.03506, 0.07629, 0.07629, 0.1266, 0.1266, 0.142, 0.142, 0.103, 0.103, 0.07834, 0.07834, 0.06451, 0.06451, 0.007501, 0.007501, 0.05697, 0.05697, 0.01086, 0.01086, 0.02614, 0.02614, 0.02973, 0.02973, 0.01528, 0.01528, 0.06712, 0.06712, 0.1533, 0.1533, 0.02789, 0.02789, 0.01276, 0.01276, 0.0234, 0.0234, 0.01038, 0.01038, 0.04324, 0.04324, 0.01121, 0.01121, 0.0689, 0.0689, 0.007868, 0.007868, 0.009873, 0.009873, 0.04843, 0.04843, 0.03862, 0.03862, 0.009838, 0.009838, 6.217e-06, 6.217e-06, NaN, NaN, NaN, NaN], "colorbar": {"len": 0.4, "title": {"text": "Abs Diff"}, "y": 0.75, "yanchor": "top"}, "colorscale": [[0, "#440154"], [0.1111, "#482878"], [0.2222, "#3e4989"], [0.3333, "#31688e"], [0.4444, "#26828e"], [0.5556, "#1f9e89"], [0.6667, "#35b779"], [0.7778, "#6ece58"], [0.8889, "#b5de2b"], [1, "#fde725"]], "line": {"color": "white", "width": 1}, "showscale": false, "size": 10, "symbol": "triangle-right"}, "mode": "markers", "name": "Absolute (rh)", "showlegend": false, "text": ["rh", "rh", "rh", "rh", "rh", "rh", "rh", "rh", "rh", "rh", "rh", "rh", "rh", "rh", "rh", "rh", "rh", "rh", "rh", "rh", "rh", "rh", "rh", "rh", "rh", "rh", "rh", "rh", "rh", "rh", "rh", "rh", "rh", "rh", "rh", "rh", "rh", "rh", "rh", "rh", "rh", "rh", "rh", "rh", "rh", "rh", "rh", "rh", "rh", "rh", "rh", "rh", "rh", "rh", "rh", "rh", "rh", "rh", "rh", "rh", "rh", "rh", "rh", "rh", "rh", "rh", "rh", "rh", "rh", "rh", "rh", "rh", "rh", "rh", "rh", "rh", "rh", "rh"], "type": "scatter", "x": ["inferiortemporal", "inferiortemporal", "MeanThickness", "MeanThickness", "precuneus", "precuneus", "inferiorparietal", "inferiorparietal", "bankssts", "bankssts", "caudalmiddlefrontal", "caudalmiddlefrontal", "middletemporal", "middletemporal", "transversetemporal", "transversetemporal", "superiorfrontal", "superiorfrontal", "superiorparietal", "superiorparietal", "postcentral", "postcentral", "parstriangularis", "parstriangularis", "parsopercularis", "parsopercularis", "paracentral", "paracentral", "lateralorbitofrontal", "lateralorbitofrontal", "temporalpole", "temporalpole", "superiortemporal", "superiortemporal", "entorhinal", "entorhinal", "precentral", "precentral", "medialorbitofrontal", "medialorbitofrontal", "cuneus", "cuneus", "rostralmiddlefrontal", "rostralmiddlefrontal", "rostralanteriorcingulate", "rostralanteriorcingulate", "caudalanteriorcingulate", "caudalanteriorcingulate", "posteriorcingulate", "posteriorcingulate", "lingual", "lingual", "isthmuscingulate", "isthmuscingulate", "frontalpole", "frontalpole", "parahippocampal", "parahippocampal", "supramarginal", "supramarginal", "pericalcarine", "pericalcarine", "BrainSegVolNotVent", "BrainSegVolNotVent", "lateraloccipital", "lateraloccipital", "fusiform", "fusiform", "insula", "insula", "parsorbitalis", "parsorbitalis", "eTIV", "eTIV", "dx_group", "rejected_images", "subject", "visit"], "xaxis": "x", "y": [0.1669, 0.1669, 0.0642, 0.0642, 0.1584, 0.1584, 0.1308, 0.1308, 0.114, 0.114, 0.08897, 0.08897, 0.08309, 0.08309, 0.09641, 0.09641, 0.05579, 0.05579, 0.03506, 0.03506, 0.07629, 0.07629, 0.1266, 0.1266, 0.142, 0.142, 0.103, 0.103, 0.07834, 0.07834, 0.06451, 0.06451, 0.007501, 0.007501, 0.05697, 0.05697, 0.01086, 0.01086, 0.02614, 0.02614, 0.02973, 0.02973, 0.01528, 0.01528, 0.06712, 0.06712, 0.1533, 0.1533, 0.02789, 0.02789, 0.01276, 0.01276, 0.0234, 0.0234, 0.01038, 0.01038, 0.04324, 0.04324, 0.01121, 0.01121, 0.0689, 0.0689, 0.007868, 0.007868, 0.009873, 0.009873, 0.04843, 0.04843, 0.03862, 0.03862, 0.009838, 0.009838, 6.217e-06, 6.217e-06, NaN, NaN, NaN, NaN], "yaxis": "y"}, {"hovertemplate": "<b>%{x}</b><br>Hemisphere: %{text}<br>Rel Diff: %{y:.2%}<br><extra></extra>", "legendgroup": "rel_rh", "marker": {"color": [0.5634, 0.5634, 0.297, 0.297, 0.5532, 0.5532, 0.4849, 0.4849, 0.3824, 0.3824, 0.3754, 0.3754, 0.3431, 0.3431, 0.3005, 0.3005, 0.2218, 0.2218, 0.18, 0.18, 0.3082, 0.3082, 0.4096, 0.4096, 0.4604, 0.4604, 0.3351, 0.3351, 0.2423, 0.2423, 0.2192, 0.2192, 0.03727, 0.03727, 0.1767, 0.1767, 0.04722, 0.04722, 0.09898, 0.09898, 0.1068, 0.1068, 0.0818, 0.0818, 0.1908, 0.1908, 0.4141, 0.4141, 0.09241, 0.09241, 0.04646, 0.04646, 0.07555, 0.07555, 0.03751, 0.03751, 0.177, 0.177, 0.05784, 0.05784, 0.3544, 0.3544, 0.06963, 0.06963, 0.05767, 0.05767, 0.2289, 0.2289, 0.1699, 0.1699, 0.05507, 0.05507, 0.005402, 0.005402, NaN, NaN, NaN, NaN], "colorbar": {"len": 0.4, "title": {"text": "Rel Diff"}, "y": 0.25, "yanchor": "top"}, "colorscale": [[0, "#0d0887"], [0.1111, "#46039f"], [0.2222, "#7201a8"], [0.3333, "#9c179e"], [0.4444, "#bd3786"], [0.5556, "#d8576b"], [0.6667, "#ed7953"], [0.7778, "#fb9f3a"], [0.8889, "#fdca26"], [1, "#f0f921"]], "line": {"color": "white", "width": 1}, "showscale": false, "size": 10, "symbol": "triangle-right"}, "mode": "markers", "name": "Relative (rh)", "showlegend": false, "text": ["rh", "rh", "rh", "rh", "rh", "rh", "rh", "rh", "rh", "rh", "rh", "rh", "rh", "rh", "rh", "rh", "rh", "rh", "rh", "rh", "rh", "rh", "rh", "rh", "rh", "rh", "rh", "rh", "rh", "rh", "rh", "rh", "rh", "rh", "rh", "rh", "rh", "rh", "rh", "rh", "rh", "rh", "rh", "rh", "rh", "rh", "rh", "rh", "rh", "rh", "rh", "rh", "rh", "rh", "rh", "rh", "rh", "rh", "rh", "rh", "rh", "rh", "rh", "rh", "rh", "rh", "rh", "rh", "rh", "rh", "rh", "rh", "rh", "rh", "rh", "rh", "rh", "rh"], "type": "scatter", "x": ["inferiortemporal", "inferiortemporal", "MeanThickness", "MeanThickness", "precuneus", "precuneus", "inferiorparietal", "inferiorparietal", "bankssts", "bankssts", "caudalmiddlefrontal", "caudalmiddlefrontal", "middletemporal", "middletemporal", "transversetemporal", "transversetemporal", "superiorfrontal", "superiorfrontal", "superiorparietal", "superiorparietal", "postcentral", "postcentral", "parstriangularis", "parstriangularis", "parsopercularis", "parsopercularis", "paracentral", "paracentral", "lateralorbitofrontal", "lateralorbitofrontal", "temporalpole", "temporalpole", "superiortemporal", "superiortemporal", "entorhinal", "entorhinal", "precentral", "precentral", "medialorbitofrontal", "medialorbitofrontal", "cuneus", "cuneus", "rostralmiddlefrontal", "rostralmiddlefrontal", "rostralanteriorcingulate", "rostralanteriorcingulate", "caudalanteriorcingulate", "caudalanteriorcingulate", "posteriorcingulate", "posteriorcingulate", "lingual", "lingual", "isthmuscingulate", "isthmuscingulate", "frontalpole", "frontalpole", "parahippocampal", "parahippocampal", "supramarginal", "supramarginal", "pericalcarine", "pericalcarine", "BrainSegVolNotVent", "BrainSegVolNotVent", "lateraloccipital", "lateraloccipital", "fusiform", "fusiform", "insula", "insula", "parsorbitalis", "parsorbitalis", "eTIV", "eTIV", "dx_group", "rejected_images", "subject", "visit"], "xaxis": "x2", "y": [0.5634, 0.5634, 0.297, 0.297, 0.5532, 0.5532, 0.4849, 0.4849, 0.3824, 0.3824, 0.3754, 0.3754, 0.3431, 0.3431, 0.3005, 0.3005, 0.2218, 0.2218, 0.18, 0.18, 0.3082, 0.3082, 0.4096, 0.4096, 0.4604, 0.4604, 0.3351, 0.3351, 0.2423, 0.2423, 0.2192, 0.2192, 0.03727, 0.03727, 0.1767, 0.1767, 0.04722, 0.04722, 0.09898, 0.09898, 0.1068, 0.1068, 0.0818, 0.0818, 0.1908, 0.1908, 0.4141, 0.4141, 0.09241, 0.09241, 0.04646, 0.04646, 0.07555, 0.07555, 0.03751, 0.03751, 0.177, 0.177, 0.05784, 0.05784, 0.3544, 0.3544, 0.06963, 0.06963, 0.05767, 0.05767, 0.2289, 0.2289, 0.1699, 0.1699, 0.05507, 0.05507, 0.005402, 0.005402, NaN, NaN, NaN, NaN], "yaxis": "y2"}], "layout": {"annotations": [{"font": {"size": 16}, "showarrow": false, "text": "Absolute Difference: |Empirical - Theoretical| Std (◀ = Left, ▶ = Right)", "x": 0.5, "xanchor": "center", "xref": "paper", "y": 1, "yanchor": "bottom", "yref": "paper"}, {"font": {"size": 16}, "showarrow": false, "text": "Relative Difference: |Empirical - Theoretical| / Theoretical (◀ = Left, ▶ = Right)", "x": 0.5, "xanchor": "center", "xref": "paper", "y": 0.44, "yanchor": "bottom", "yref": "paper"}], "height": 900, "hovermode": "x unified", "showlegend": false, "title": {"font": {"size": 16}, "text": "P-VAL Standard Deviation: Empirical vs Theoretical Differences by Hemisphere"}, "width": 1400, "xaxis": {"anchor": "y", "domain": [0, 1], "showticklabels": false}, "xaxis2": {"anchor": "y2", "domain": [0, 1], "tickangle": -45, "tickfont": {"size": 9}, "title": {"text": "Brain Region"}}, "yaxis": {"anchor": "x", "domain": [0.56, 1], "exponentformat": "power", "title": {"text": "Absolute Difference"}, "type": "log"}, "yaxis2": {"anchor": "x2", "domain": [0, 0.44], "exponentformat": "power", "title": {"text": "Relative Difference"}, "type": "log"}}}
